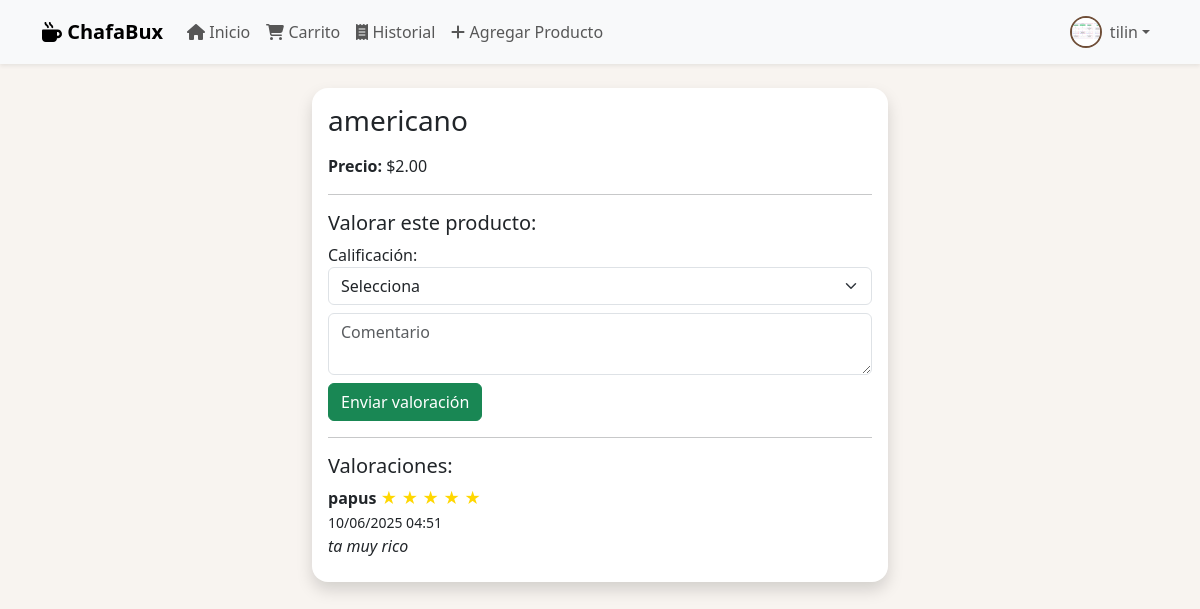
Screenshot of /producto/1/ (signed in) with the database file from the repository.
### startbucks/models.py (models this page shows, shortened)
class Perfil(models.Model):
    user = models.OneToOneField(User, on_delete=models.CASCADE)
    foto = models.ImageField(upload_to='fotos_perfil/', blank=True, null=True)

class Producto(models.Model):
    nombre = models.CharField(max_length=255)
    descripcion = models.TextField(blank=True)
    precio = models.DecimalField(max_digits=10, decimal_places=2)
    cantidad = models.PositiveIntegerField()
    imagen = models.URLField()

class Valoracion(models.Model):
    producto = models.ForeignKey(Producto, on_delete=models.CASCADE, related_name='valoraciones')
    usuario = models.ForeignKey(User, on_delete=models.CASCADE)
    calificacion = models.PositiveSmallIntegerField(choices=[(i, f"{i} estrella{'s' if i > 1 else ''}") for i in range(1, 6)])
    comentario = models.TextField(blank=True)
    fecha = models.DateTimeField(auto_now_add=True)

### startbucks/views.py (the view, shortened to what this page needs)
# urls.py: path('producto/<int:producto_id>/', views.producto_detalle, name='producto_detalle'),
@login_required
def producto_detalle(request, producto_id):
    producto = get_object_or_404(Producto, id=producto_id)
    valoraciones = producto.valoraciones.all().order_by('-fecha')
    return render(request, 'producto_detalle.html', {
        'producto': producto,
        'valoraciones': valoraciones
    })

### startbucks/templates/producto_detalle.html (shortened to what this page needs)
{% extends 'base.html' %}
{% block content %}
<div class="container mt-4" style="max-width: 600px;">
  <div class="card shadow">
    <div class="card-body">
      <h3>{{ producto.nombre }}</h3>
      <p><strong>Precio:</strong> ${{ producto.precio|floatformat:2 }}</p>
      <hr>
      <h5>Valorar este producto:</h5>
      {% if user.is_authenticated %}
        <form method="post">
          <label for="calificacion">Calificación:</label>
          <select name="calificacion" id="calificacion" class="form-select mb-2" required>
            <option value="">Selecciona</option>
          </select>
          <textarea name="comentario" class="form-control mb-2" placeholder="Comentario"></textarea>
          <button type="submit" class="btn btn-success">Enviar valoración</button>
        </form>
      {% else %}
        <p><a href="{% url 'login' %}">Inicia sesión</a> para valorar.</p>
      {% endif %}
      <hr>
      <h5>Valoraciones:</h5>
      {% for v in valoraciones %}
        <div class="mb-2">
          <strong>{{ v.usuario.username }}</strong>
          {% for i in "12345"|make_list %}
            {% if forloop.counter <= v.calificacion %}
              <span style="color:gold;">&#9733;</span>
            {% else %}
              <span style="color:lightgray;">&#9733;</span>
            {% endif %}
          {% endfor %}
          <br>
          <small>{{ v.fecha|date:"d/m/Y H:i" }}</small><br>
          <em>{{ v.comentario }}</em>
        </div>
      {% empty %}
        <p>No hay valoraciones aún.</p>
      {% endfor %}
    </div>
  </div>
</div>
{% endblock %}

### startbucks/templates/base.html (shortened to what this page needs)
<!doctype html>
<html lang="es">
  <head>
    <link href="https://cdn.jsdelivr.net/npm/bootstrap@5.3.2/dist/css/bootstrap.min.css" rel="stylesheet">
    <link rel="stylesheet" href="https://cdnjs.cloudflare.com/ajax/libs/font-awesome/6.4.0/css/all.min.css">
  </head>
  <body>
    <nav class="navbar navbar-expand-lg navbar-light bg-light shadow-sm">
      <div class="container">
        <a class="navbar-brand" href="{% url 'inicio' %}"><i class="fa-solid fa-mug-hot"></i> ChafaBux</a>
        <div class="collapse navbar-collapse" id="navbarContenido">
          <ul class="navbar-nav me-auto mb-2 mb-lg-0">
            <li class="nav-item">
              <a class="nav-link {% if request.path == '/' %}active{% endif %}" href="{% url 'inicio' %}"><i class="fa-solid fa-house"></i> Inicio</a>
            </li>
            <li class="nav-item">
              <a class="nav-link" href="{% url 'ver_carrito' %}"><i class="fa-solid fa-cart-shopping"></i> Carrito</a>
            </li>
            {% if user.is_authenticated %}
              <li class="nav-item">
                <a class="nav-link" href="{% url 'historial' %}"><i class="fa-solid fa-receipt"></i> Historial</a>
              </li>
              {% if user.is_superuser %}
                <li class="nav-item">
                  <a class="nav-link" href="{% url 'agregar_producto' %}"><i class="fa-solid fa-plus"></i> Agregar Producto</a>
                </li>
              {% endif %}
            {% endif %}
          </ul>
          <ul class="navbar-nav ms-auto mb-2 mb-lg-0">
            {% if user.is_authenticated %}
              <li class="nav-item dropdown">
                <a class="nav-link dropdown-toggle d-flex align-items-center" href="#" id="navbarDropdown" role="button" data-bs-toggle="dropdown" aria-expanded="false">
                  {% if user.perfil.foto %}
                    <img src="{{ user.perfil.foto.url }}" class="profile-pic" alt="Foto de perfil">
                  {% else %}
                    <img src="https://ui-avatars.com/api/?name={{ user.username }}" class="profile-pic" alt="Sin foto">
                  {% endif %}
                  {{ user.username }}
                </a>
              </li>
            {% endif %}
          </ul>
        </div>
      </div>
    </nav>
    <div class="container mt-4">
      {% block content %}
      {% endblock %}
    </div>
  </body>
</html>

### startbucks/templates/base.html (style rules this page uses)
body { background-color: #f8f4f0; }
.navbar-brand { font-family: 'Segoe UI', Tahoma, Geneva, Verdana, sans-serif; font-weight: bold; }
.card { border: none; border-radius: 1rem; box-shadow: 0 4px 8px rgba(0,0,0,0.1); }
.profile-pic { width: 32px; height: 32px; object-fit: cover; border-radius: 50%; border: 2px solid #6f4e37; margin-right: 8px; }

### rows the page displays
Producto: nombre "americano", precio "2.00"
Valoracion: usuario.username "papus", calificacion 5 (drawn), fecha "10/06/2025 04:51", comentario "ta muy rico"

### other values shown
{{ user.username }} "tilin"
